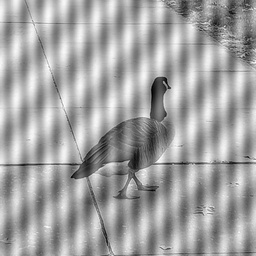
#> input picture Lab4/two_noise.jpeg, 256 x 256 px, shrunk from 512 x 512 before the run, found by its file name
$ python fourier.py   (older library calls are emulated)
#> lines starting #> are read from the running program, lines starting #| are printed output that depends on the picture
import cv2
import numpy as np

# Read input image
img_input = cv2.imread('/Users/rakibulnasib/Desktop/image/Lab 4/two_noise.jpeg', 0)
#> img_input is the input picture: shape (256, 256); min 0, max 255, mean 162.7
img = img_input.copy()

# Image size
M  = img.shape[0]
#> M = 256
N = img.shape[1]
#> N = 256

# Notch reject filter parameters
centers = 1
D0 = 5
n = 2

def dk(u, uk, v, vk):
    return np.sqrt((u - M / 2 - uk)**2 + (v - N / 2 - vk)**2)

def d_k(u, uk, v, vk):
    return np.sqrt((u - M / 2 + uk)**2 + (v - N / 2 + vk)**2)

def butterworth_notch_reject_filter(u, v):
    Huv = 1
    for i in range(centers):
        Huv *= 1 / (1 + (D0 / dk(u, M//2, v, N//2))**(2 * n)) * 1 / (1 + (D0 / d_k(u, M//2, v, N//2))**(2 * n))
    return Huv

# Fourier transform
ft = np.fft.fft2(img)
ft_shift = np.fft.fftshift(ft)

# Magnitude spectrum
magnitude_spectrum_ac = np.abs(ft_shift)
magnitude_spectrum = 20 * np.log(magnitude_spectrum_ac + 1)
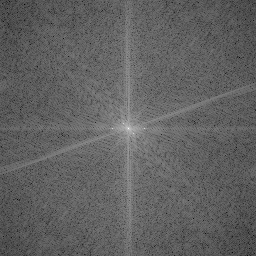
#> magnitude_spectrum: shape (256, 256) float64; min 35.68, max 323.6, mean 145.6; drawn with min black and max white
magnitude_spectrum = cv2.normalize(magnitude_spectrum, None, 0, 255, cv2.NORM_MINMAX, dtype=cv2.CV_8U)

# Phase spectrum
ang = np.angle(ft_shift)
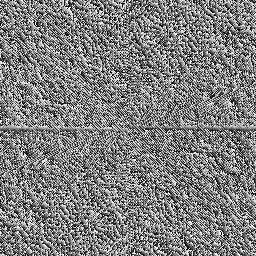
#> ang: shape (256, 256) float64; min -3.14, max 3.14, mean 4.79e-05; drawn with min black and max white
ang_ = cv2.normalize(ang, None, 0, 255, cv2.NORM_MINMAX, dtype=cv2.CV_8U)

# Apply Butterworth notch reject filter
for u in range(M):
    for v in range(N):
        ft_shift[u, v] *= butterworth_notch_reject_filter(u, v)

# Inverse Fourier transform
img_back = np.real(np.fft.ifft2(np.fft.ifftshift(ft_shift)))
img_back_scaled = cv2.normalize(img_back, None, 0, 255, cv2.NORM_MINMAX, dtype=cv2.CV_8U)

# Display images
cv2.imshow("Input Image", img_input)
cv2.imshow("Magnitude Spectrum", magnitude_spectrum)
cv2.imshow("Phase Spectrum", ang_)
cv2.imshow("Filtered Image", img_back_scaled)
cv2.waitKey(0)
cv2.destroyAllWindows()
